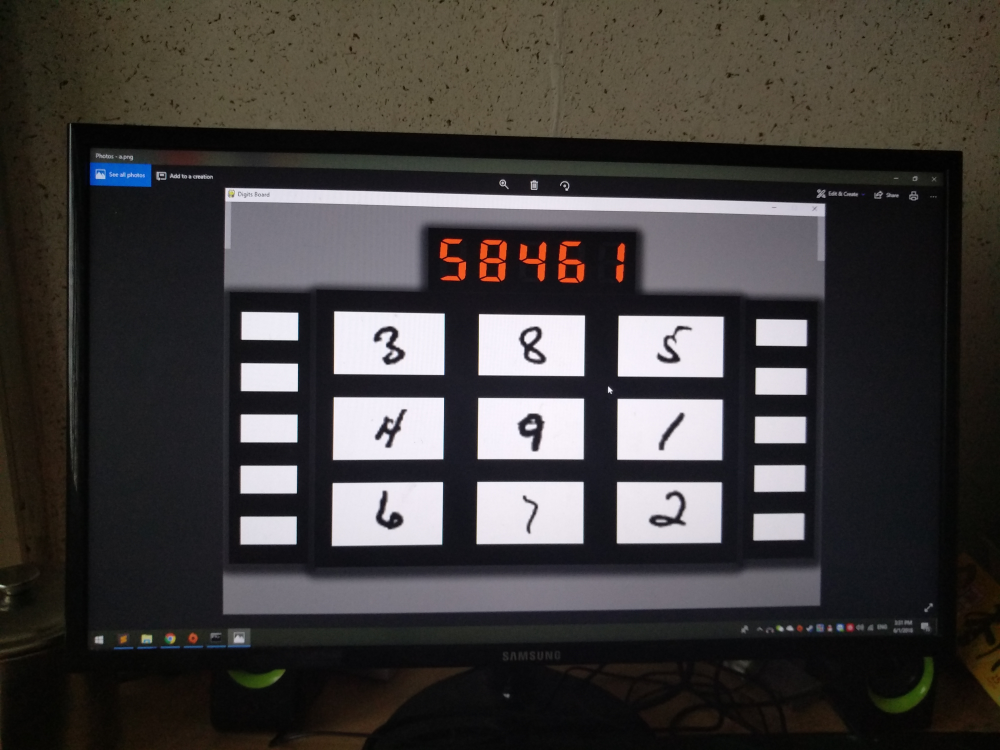
#> input picture parctice/Rune_detection_training/digit_detection/b.jpg, 4000 x 3000 px (shown at 1/4 size)
$ python recog2.py   (older library calls are emulated)
#> lines starting #> are read from the running program, lines starting #| are printed output that depends on the picture; after the words box and inside, x2 and y2 are one past the last pixel; in counts of white or black regions, pixels touching at a corner belong together
import numpy as np
import cv2
#import conv

SMALL_SUPPRESSION = 1000
LARGE_SUPPRESSION = 10000

def get_iou(inp1,inp2):
	x1,y1,w1,h1 = inp1[0],inp1[1],inp1[2],inp1[3]
	x2,y2,w2,h2 = inp2[0],inp2[1],inp2[2],inp2[3]
	x1 = x1 + w1/2
	y1 = y1 + h1/2
	x2 = x2 + w2/2
	y2 = y2 + h2/2
	xo = min(abs(x1+w1/2-x2+w2/2), abs(x1-w1/2-x2-w2/2))
	yo = min(abs(y1+h1/2-y2+h2/2), abs(y1-h1/2-y2-h2/2))
	if abs(x1-x2) > (w1+w2)/2 or abs(y1-y2) > (h1+h2)/2:
		return 0
	if abs(x1-x2) < abs(w1-w2):
		xo = min(w1, w2)
	if abs(y1-y2) < abs(h1-h2):
		yo = min(h1, h2)
	overlap = xo*yo
	total = w1*h1+w2*h2-overlap
	return overlap/total

def filter_abnormal_ratio(rects):
	res = []
	for x,y,w,h in rects:
		if float(w)/float(h)<1/6 or float(w)/float(h)>2.:
			continue
		else:
			res.append([x,y,w,h])
	return res

def remove_overlap(rects):
	openset = list(rects) # openset for raw data
	result = [] # for filtered data
	while len(openset)!=0:
		current = openset[-1]
		for i in range(len(openset),0,-1):
			iou = get_iou(current,openset[i-1])
			if iou>0.05:
				del openset[i-1]
		result.append(current)
	print(len(result))
	return result

# def get_nine_grids(rects):
# 	# duplicate the rects for in-function process


# main process
img_ori = cv2.imread('b.jpg')
#> img_ori is the input picture: shape (3000, 4000, 3); mean B, G, R 59.7, 61, 64.3
img = cv2.resize(img_ori,(1300,1300))
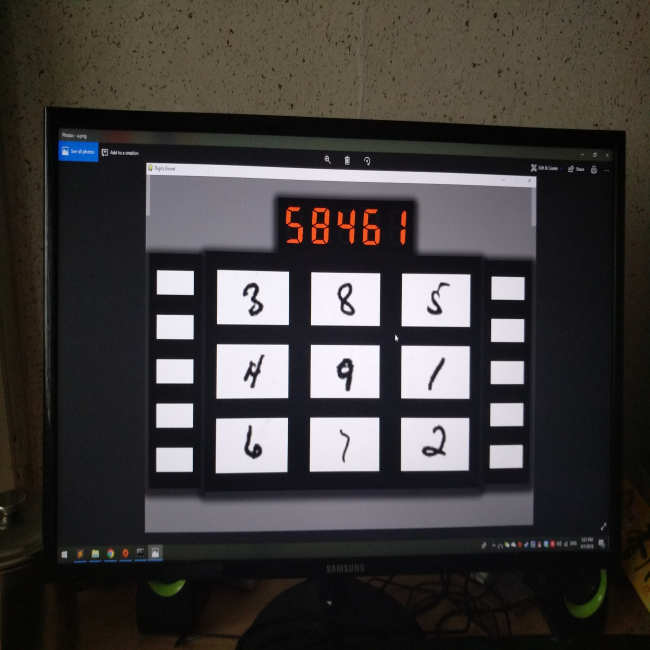
#> img: shape (1300, 1300, 3) (shown at 1/2 size); mean B, G, R 59.6, 60.9, 64.2
img_gray = cv2.cvtColor(img,cv2.COLOR_BGR2GRAY)
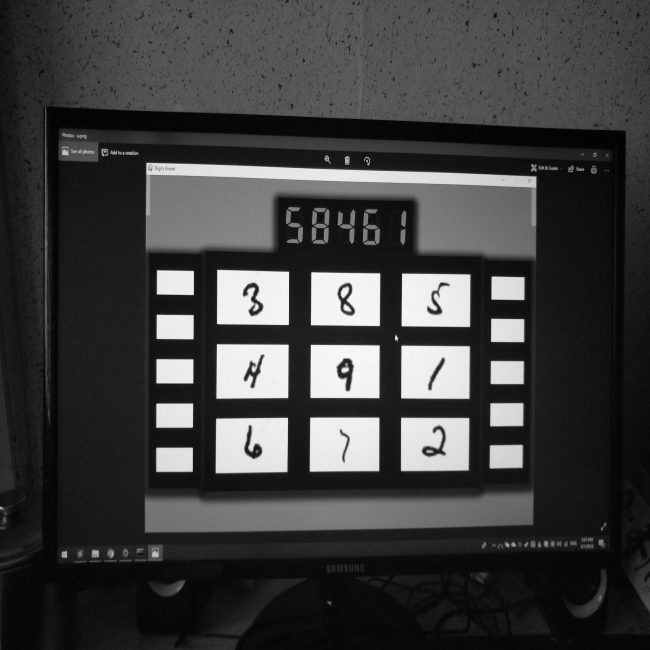
#> img_gray: shape (1300, 1300) (shown at 1/2 size); min 0, max 254, mean 61.7
img_gray = cv2.GaussianBlur(img_gray,(5,5),0)
# [6 lines of commented-out code are left out]
ret3, th_img = cv2.threshold(img_gray,0,255,cv2.THRESH_BINARY+cv2.THRESH_OTSU)
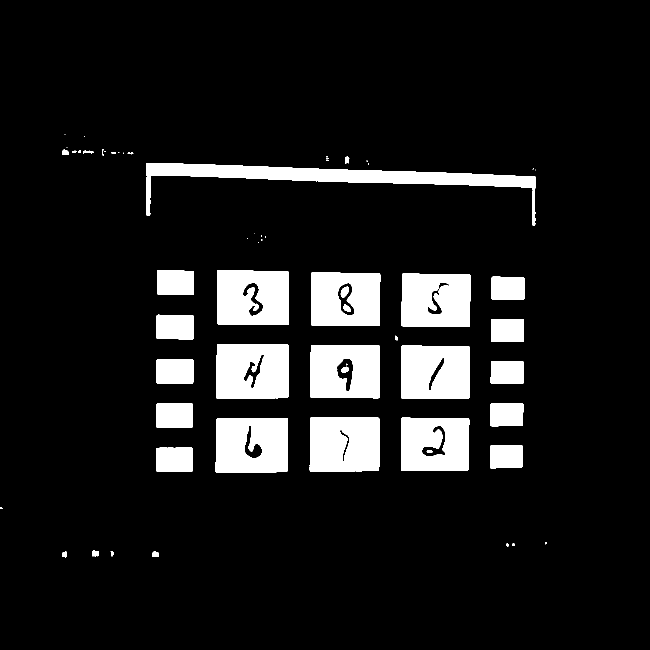
#> th_img: shape (1300, 1300) (shown at 1/2 size); 10.7% white; 64 white regions (26 under 20 px)
#> ret3 = 134

_, ctrs, hier = cv2.findContours(th_img, cv2.RETR_TREE, cv2.CHAIN_APPROX_SIMPLE)
#> ctrs = 75 contours, 34 with area under 20; largest, box (x1, y1, x2, y2) and area: (293, 326, 1072, 451) 19014, (431, 836, 576, 946) 15400, (434, 540, 578, 650) 15288, (433, 688, 577, 797) 15270, (619, 835, 759, 943) 14730

#rects = [cv2.boundingRect(ctr) for ctr in ctrs]

side_rects = []
"""
for rect in rects:
	if rect[2]*rect[3] < SMALL_SUPPRESSION or rect[2]*rect[3] > LARGE_SUPPRESSION:
		continue
	else:
		rects2.append(rect)
"""
hier = hier[0]
center = 0
#print(hier)
for idx in range(len(hier)):
    if hier[idx][2] == -1:
        #rects2.append(cv2.boundingRect(ctrs[hier[idx][3]]))
        ctr = ctrs[idx]
        area = cv2.contourArea(ctr)
        x,y,w,h = cv2.boundingRect(ctr)
        rect_area = w*h
        extent = float(area)/rect_area
        if extent > 0.8:
            side_rects.append([x,y,w,h])
            center += x
        pass
#> this loop made 75 passes
#> (area, x, y, w, h, rect_area, extent, center) on passes 10, 11, 19, 20, 21, 22, 32, 33, 34, 41: (3433, 313, 895, 73, 49, 3577, 0.96, 313), (2857.5, 980, 890, 65, 47, 3055, 0.935, 1293), (3382.5, 313, 807, 73, 48, 3504, 0.965, 1606), (2868, 981, 806, 66, 47, 3102, 0.925, 2587), (2911.5, 981, 722, 67, 46, 3082, 0.945, 3568), (3463, 313, 718, 74, 49, 3626, 0.955, 3881), (2919, 982, 638, 66, 46, 3036, 0.961, 4863), (3461.5, 313, 629, 74, 50, 3700, 0.936, 5176), (2905, 983, 553, 66, 47, 3102, 0.936, 6159), (3451.5, 314, 541, 74, 49, 3626, 0.952, 6473)
#> (area, x, y, w, h, rect_area, extent) on passes 1, 2, 3, 4, 13, 16: (28.5, 221, 1103, 6, 10, 60, 0.475), (74, 124, 1103, 9, 12, 108, 0.685), (113.5, 304, 1102, 14, 12, 168, 0.676), (103, 185, 1101, 12, 12, 144, 0.715), (1020.5, 488, 850, 37, 68, 2516, 0.406), (31.5, 853, 901, 13, 4, 52, 0.606)
#> after the loop, center = 6473; side_rects = [[313, 895, 73, 49], [980, 890, 65, 47], [313, 807, 73, 48], [981, 806, 66, 47], [981, 722, 67, 46], [313, 718, 74, 49], [982, 638, 66, 46], [313, 629, 74, 50], [983, 553, 66, 47], [314, 541, 74, 49]]
    #elif hier[hier[idx][2]][2] == -1:
        #rects2.append(cv2.boundingRect(ctrs[idx]))
        #pass
"""
for ctr in ctrs:
    area = cv2.contourArea(ctr)
    #if area < SMALL_SUPPRESSION or area > LARGE_SUPPRESSION:
        #continue
    #else:
    rects2.append(cv2.boundingRect(ctr))
"""
center = center / len(side_rects)
#> center = 647.3
rects = side_rects
#> rects has the same summary as side_rects
sr_tl = [0,2000]
sr_bl = [0,0]
sr_tr = [0,2000]
sr_br = [0,0]
rect3 = rects[0:4]
#> rect3 = [[313, 895, 73, 49], [980, 890, 65, 47], [313, 807, 73, 48], [981, 806, 66, 47]]
for rect in side_rects:
    if rect[0] < center:
        if rect[1] < sr_tl[1]:
            sr_tl = rect[0:2]
            rect3[0] = rect

        if rect[1] > sr_bl[1]:
            sr_bl = rect[0:2]
            rect3[1] = rect

    elif rect[0] > center:
        if rect[1] < sr_tr[1]:
            sr_tr = rect[0:2]
            rect3[2] = rect

        if rect[1] > sr_br[1]:
            sr_br = rect[0:2]
            rect3[3] = rect
#> this loop made 10 passes
#> after the loop, rect3 = [[314, 541, 74, 49], [313, 895, 73, 49], [983, 553, 66, 47], [980, 890, 65, 47]]

pts1 = np.float32([sr_tl,sr_tr,sr_bl,sr_br])
#> pts1 = [[314, 541], [983, 553], [313, 895], [980, 890]]
pts2 = np.float32([[50, 280],[1390, 280],[50, 800],[1390, 800]])

M = cv2.getPerspectiveTransform(pts1,pts2)
#> M = [[1.85, 0.00479, -535.5], [-0.0451, 1.42, -482.8], [-6.98e-05, -9.04e-06, 1]]

dst = cv2.warpPerspective(img,M,(1580,1050))
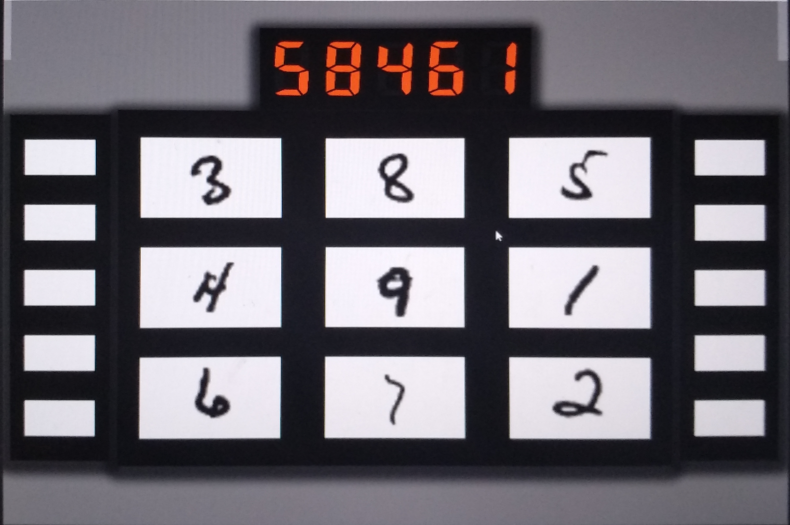
#> dst: shape (1050, 1580, 3) (shown at 1/2 size); mean B, G, R 114.7, 107.5, 111.6
dst = cv2.resize(dst,(960,640))
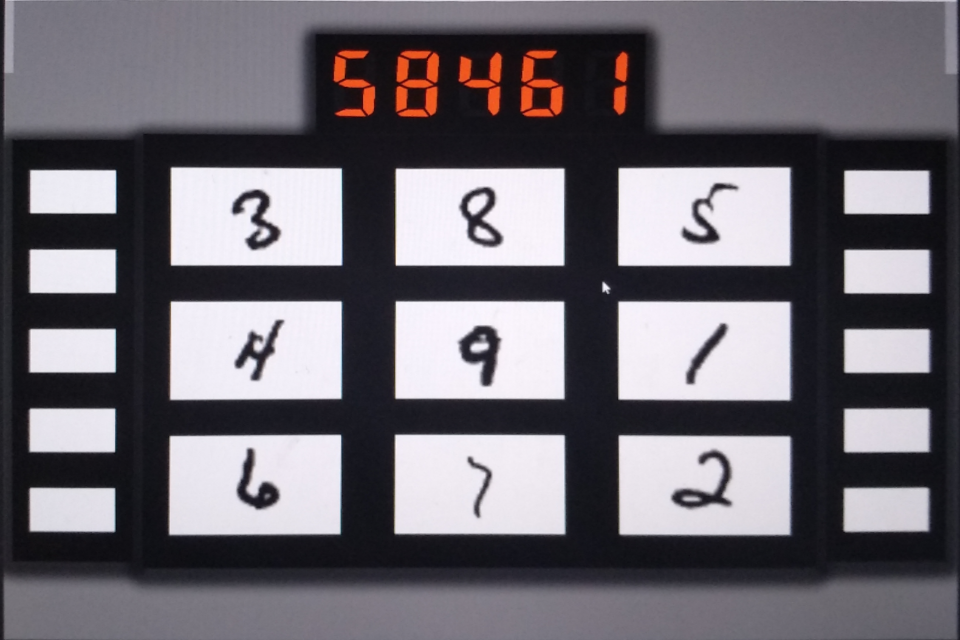
#> dst: shape (640, 960, 3); mean B, G, R 114.6, 107.4, 111.5

#rects = filter_abnormal_ratio(rects)
#rects = remove_overlap(rects)

for rect in rects:
    # Draw the rectangles
    cv2.rectangle(img, (rect[0], rect[1]), (rect[0] + rect[2], rect[1] + rect[3]), (0, 255, 0), 3)
    pass
#> this loop made 10 passes
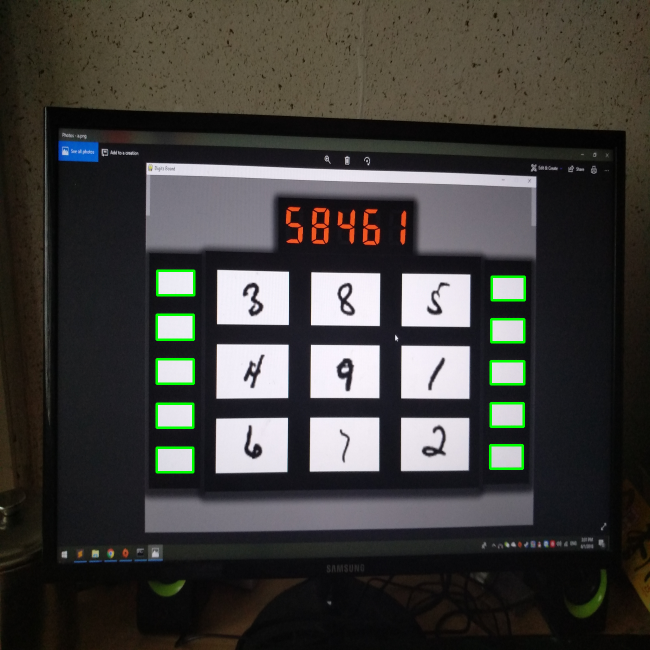
#> img: shape (1300, 1300, 3) (shown at 1/2 size); 0.69% of pixels changed, all inside (x1, y1, x2, y2) = (311, 539, 1052, 947)
cv2.imshow('aaa',th_img)
cv2.imshow('bbb',img)
cv2.imshow('ccc', dst)
cv2.waitKey(0)

$ run again, with parctice/Rune_detection_training/digit_detection/a.png saved as parctice/Rune_detection_training/digit_detection/b.jpg
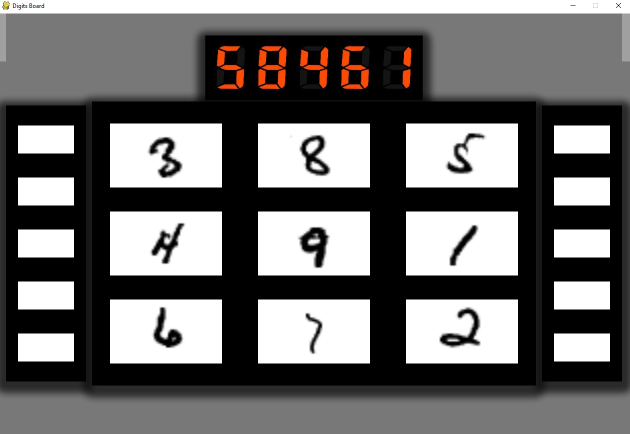
#> input picture parctice/Rune_detection_training/digit_detection/a.png, 1260 x 867 px (shown at 1/2 size)
#> img_ori is the input picture: shape (867, 1260, 3); mean B, G, R 109.1, 109.7, 111.2
#> `ret3, th_img = cv2.threshold(img_gray,0,255,cv2.THRESH_BINARY+cv2.THRE..`:
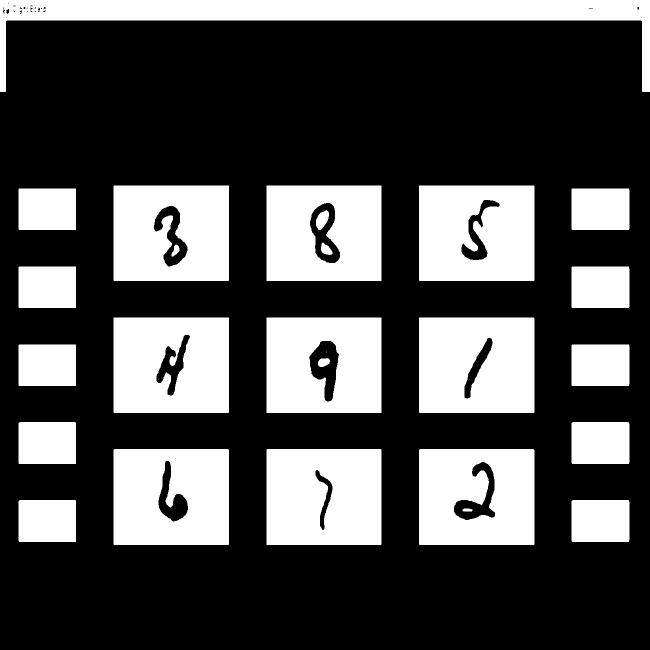
#> th_img: shape (1300, 1300) (shown at 1/2 size); 31% white; 26 white regions (1 under 20 px)
#> ret3 = 148
#> ctrs = 59 contours, 20 with area under 20; largest, box (x1, y1, x2, y2) and area: (0, 0, 1300, 184) 55683, (227, 898, 458, 1090) 43926, (838, 898, 1069, 1090) 43926, (533, 898, 763, 1090) 43738, (227, 635, 458, 826) 43699
#> the loop `for idx in range(len(hier)):` made 59 passes
#> (area, x, y, w, h, rect_area, extent, center) on passes 1, 2, 10, 11, 12, 13, 22, 23: (9536, 1143, 1000, 116, 84, 9744, 0.979, 1143), (9458, 37, 1000, 115, 84, 9660, 0.979, 1180), (9536, 1143, 844, 116, 84, 9744, 0.979, 2323), (9458, 37, 844, 115, 84, 9660, 0.979, 2360), (9425, 1143, 689, 116, 83, 9628, 0.979, 3503), (9347, 37, 689, 115, 83, 9545, 0.979, 3540), (9424, 1143, 533, 116, 83, 9628, 0.979, 4683), (9347, 37, 533, 115, 83, 9545, 0.979, 4720)
#> after the loop `for idx in range(len(hier)):`: center = 5900; side_rects = [[1143, 1000, 116, 84], [37, 1000, 115, 84], [1143, 844, 116, 84], [37, 844, 115, 84], [1143, 689, 116, 83], [37, 689, 115, 83], [1143, 533, 116, 83], [37, 533, 115, 83], [1143, 377, 116, 83], [37, 377, 115, 83]]
#> `center = center / len(side_rects)`: center = 590
#> rects has the same summary as side_rects
#> `rect3 = rects[0:4]`: rect3 = [[1143, 1000, 116, 84], [37, 1000, 115, 84], [1143, 844, 116, 84], [37, 844, 115, 84]]
#> the loop `for rect in side_rects:` made 10 passes
#> after the loop `for rect in side_rects:`: rect3 = [[37, 377, 115, 83], [37, 1000, 115, 84], [1143, 377, 116, 83], [1143, 1000, 116, 84]]
#> pts1 = [[37, 377], [1143, 377], [37, 1000], [1143, 1000]]
#> M = [[1.21, 3.41e-19, 5.17], [-1.25e-16, 0.835, -34.67], [-2.04e-19, 0, 1]]
#> the loop `for rect in rects:` made 10 passes
#> after the loop `for rect in rects:`:
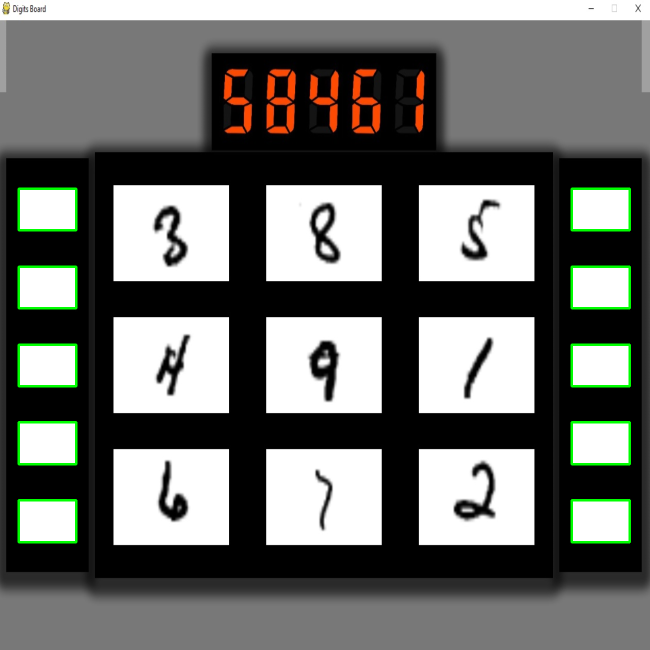
#> img: shape (1300, 1300, 3) (shown at 1/2 size); mean B, G, R 107.5, 111.1, 109.6

$ run again, with parctice/Rune_detection_training/digit_detection/d.png saved as parctice/Rune_detection_training/digit_detection/b.jpg
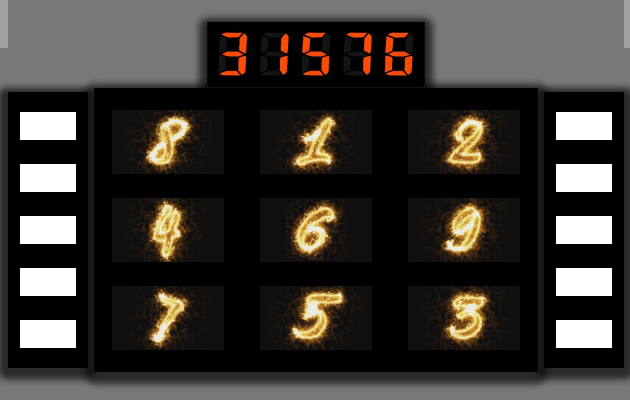
#> input picture parctice/Rune_detection_training/digit_detection/d.png, 1259 x 800 px (shown at 1/2 size)
#> img_ori is the input picture: shape (800, 1259, 3); mean B, G, R 50.3, 55, 59
#> `ret3, th_img = cv2.threshold(img_gray,0,255,cv2.THRESH_BINARY+cv2.THRE..`:
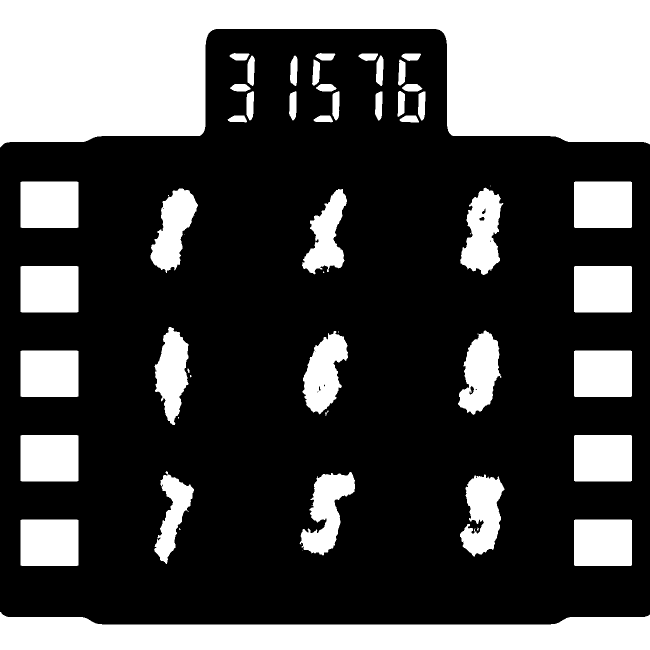
#> th_img: shape (1300, 1300) (shown at 1/2 size); 31% white; 55 white regions (11 under 20 px)
#> ret3 = 82
#> ctrs = 67 contours, 21 with area under 20; largest, box (x1, y1, x2, y2) and area: (0, 0, 1300, 295) 253083, (0, 1224, 1300, 1300) 70407, (1148, 1039, 1264, 1132) 10574, (41, 1039, 157, 1132) 10574, (1148, 870, 1264, 963) 10574
#> the loop `for idx in range(len(hier)):` made 67 passes
#> (area, x, y, w, h, rect_area, extent, center) on passes 5, 6, 12, 13, 18, 19, 31, 32: (10574, 1148, 1039, 116, 93, 10788, 0.98, 1148), (10574, 41, 1039, 116, 93, 10788, 0.98, 1189), (10574, 1148, 870, 116, 93, 10788, 0.98, 2337), (10574, 41, 870, 116, 93, 10788, 0.98, 2378), (10574, 1148, 701, 116, 93, 10788, 0.98, 3526), (10574, 41, 701, 116, 93, 10788, 0.98, 3567), (10574, 1148, 532, 116, 93, 10788, 0.98, 4715), (10574, 41, 532, 116, 93, 10788, 0.98, 4756)
#> after the loop `for idx in range(len(hier)):`: center = 5945; side_rects = [[1148, 1039, 116, 93], [41, 1039, 116, 93], [1148, 870, 116, 93], [41, 870, 116, 93], [1148, 701, 116, 93], [41, 701, 116, 93], [1148, 532, 116, 93], [41, 532, 116, 93], [1148, 363, 116, 93], [41, 363, 116, 93]]
#> `center = center / len(side_rects)`: center = 594.5
#> rects has the same summary as side_rects
#> `rect3 = rects[0:4]`: rect3 = [[1148, 1039, 116, 93], [41, 1039, 116, 93], [1148, 870, 116, 93], [41, 870, 116, 93]]
#> the loop `for rect in side_rects:` made 10 passes
#> after the loop `for rect in side_rects:`: rect3 = [[41, 363, 116, 93], [41, 1039, 116, 93], [1148, 363, 116, 93], [1148, 1039, 116, 93]]
#> pts1 = [[41, 363], [1148, 363], [41, 1039], [1148, 1039]]
#> M = [[1.21, -3.13e-20, 0.37], [4.09e-17, 0.769, 0.769], [9.86e-20, -6.13e-23, 1]]
#> the loop `for rect in rects:` made 10 passes
#> after the loop `for rect in rects:`:
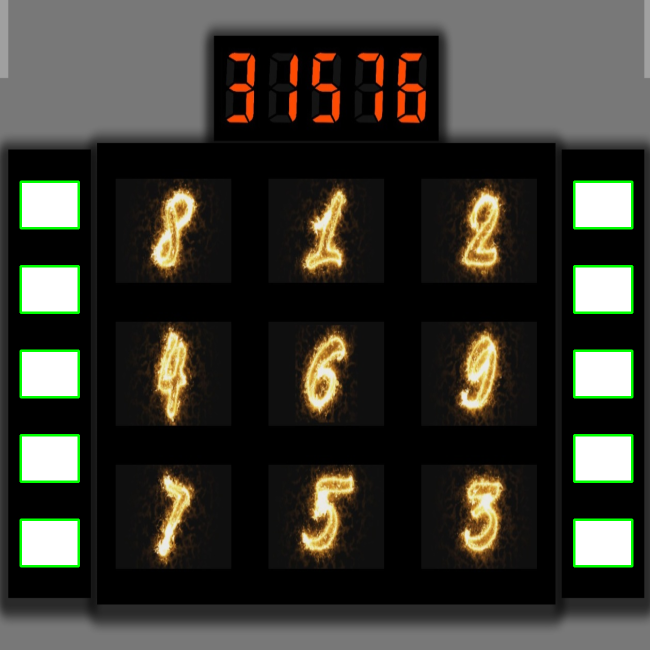
#> img: shape (1300, 1300, 3) (shown at 1/2 size); mean B, G, R 49.1, 57, 57.8
